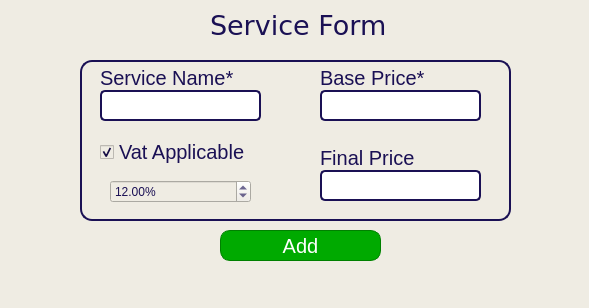
<?xml version="1.0" encoding="UTF-8"?>
<ui version="4.0">
 <class>finalPriceDisplay</class>
 <widget class="QDialog" name="finalPriceDisplay">
  <property name="geometry">
   <rect>
    <x>0</x>
    <y>0</y>
    <width>589</width>
    <height>308</height>
   </rect>
  </property>
  <property name="windowTitle">
   <string>Dialog</string>
  </property>
  <property name="styleSheet">
   <string notr="true">background-color: rgb(239, 236, 227);</string>
  </property>
  <widget class="QLabel" name="label">
   <property name="geometry">
    <rect>
     <x>210</x>
     <y>10</y>
     <width>231</width>
     <height>31</height>
    </rect>
   </property>
   <property name="font">
    <font>
     <family>Verdana</family>
     <pointsize>20</pointsize>
    </font>
   </property>
   <property name="styleSheet">
    <string notr="true">color: rgb(26, 16, 84);</string>
   </property>
   <property name="text">
    <string>Service Form</string>
   </property>
  </widget>
  <widget class="QPushButton" name="serviceFormAddBtn">
   <property name="geometry">
    <rect>
     <x>220</x>
     <y>230</y>
     <width>161</width>
     <height>31</height>
    </rect>
   </property>
   <property name="font">
    <font>
     <pointsize>15</pointsize>
    </font>
   </property>
   <property name="styleSheet">
    <string notr="true">QPushButton {
    background-color: rgb(0, 170, 0);
    color: white;
    border: 1px solid green;
    border-radius: 10px;
}

/* Hover effect */
QPushButton:hover {
    background-color: rgb(0, 190, 0);
}

/* Pressed effect */
QPushButton:pressed {
    background-color: rgb(0, 140, 0);
}
</string>
   </property>
   <property name="text">
    <string>Add</string>
   </property>
  </widget>
  <widget class="QFrame" name="accountFormFrame">
   <property name="geometry">
    <rect>
     <x>80</x>
     <y>60</y>
     <width>431</width>
     <height>161</height>
    </rect>
   </property>
   <property name="styleSheet">
    <string notr="true">#accountFormFrame {
        border: 2px solid #1A1054;
        border-radius: 12px;
    
    }</string>
   </property>
   <property name="frameShape">
    <enum>QFrame::Shape::StyledPanel</enum>
   </property>
   <property name="frameShadow">
    <enum>QFrame::Shadow::Raised</enum>
   </property>
   <widget class="QFrame" name="frame_2">
    <property name="geometry">
     <rect>
      <x>140</x>
      <y>310</y>
      <width>181</width>
      <height>321</height>
     </rect>
    </property>
    <property name="frameShape">
     <enum>QFrame::Shape::StyledPanel</enum>
    </property>
    <property name="frameShadow">
     <enum>QFrame::Shadow::Raised</enum>
    </property>
    <widget class="QWidget" name="verticalLayoutWidget_4">
     <property name="geometry">
      <rect>
       <x>10</x>
       <y>10</y>
       <width>160</width>
       <height>301</height>
      </rect>
     </property>
     <layout class="QVBoxLayout" name="verticalLayout_4">
      <item>
       <widget class="QLineEdit" name="fnameField_3">
        <property name="styleSheet">
         <string notr="true">color: rgb(26, 16, 84);</string>
        </property>
        <property name="placeholderText">
         <string>First Name</string>
        </property>
       </widget>
      </item>
      <item>
       <widget class="QLineEdit" name="mnameField_3">
        <property name="styleSheet">
         <string notr="true">color: rgb(26, 16, 84);</string>
        </property>
        <property name="placeholderText">
         <string>Middle Name</string>
        </property>
       </widget>
      </item>
      <item>
       <widget class="QLineEdit" name="lnameField_3">
        <property name="styleSheet">
         <string notr="true">color: rgb(26, 16, 84);</string>
        </property>
        <property name="placeholderText">
         <string>Last Name</string>
        </property>
       </widget>
      </item>
      <item>
       <widget class="QLineEdit" name="sexField_3">
        <property name="styleSheet">
         <string notr="true">color: rgb(26, 16, 84);</string>
        </property>
        <property name="placeholderText">
         <string>Sex</string>
        </property>
       </widget>
      </item>
      <item>
       <widget class="QDateEdit" name="birthdayField_3">
        <property name="styleSheet">
         <string notr="true">color: rgb(26, 16, 84);</string>
        </property>
        <property name="specialValueText">
         <string/>
        </property>
       </widget>
      </item>
      <item>
       <widget class="QLineEdit" name="roleField_3">
        <property name="styleSheet">
         <string notr="true">color: rgb(26, 16, 84);</string>
        </property>
        <property name="placeholderText">
         <string>Role</string>
        </property>
       </widget>
      </item>
      <item>
       <widget class="QDateEdit" name="datehiredfield_3">
        <property name="styleSheet">
         <string notr="true">color: rgb(26, 16, 84);</string>
        </property>
        <property name="specialValueText">
         <string/>
        </property>
       </widget>
      </item>
     </layout>
    </widget>
   </widget>
   <widget class="QLineEdit" name="serviceNameField">
    <property name="geometry">
     <rect>
      <x>20</x>
      <y>30</y>
      <width>161</width>
      <height>31</height>
     </rect>
    </property>
    <property name="font">
     <font>
      <pointsize>12</pointsize>
     </font>
    </property>
    <property name="styleSheet">
     <string notr="true"> QLineEdit {
        border: 2px solid #1A1054;
        border-radius: 5px;
        padding: 3px;
     
	
	background-color: rgb(255, 255, 255);
    }</string>
    </property>
   </widget>
   <widget class="QLineEdit" name="basePriceField">
    <property name="geometry">
     <rect>
      <x>240</x>
      <y>30</y>
      <width>161</width>
      <height>31</height>
     </rect>
    </property>
    <property name="font">
     <font>
      <pointsize>12</pointsize>
     </font>
    </property>
    <property name="styleSheet">
     <string notr="true"> QLineEdit {
        border: 2px solid #1A1054;
        border-radius: 5px;
        padding: 3px;
background-color: rgb(255, 255, 255);
    }</string>
    </property>
   </widget>
   <widget class="QLabel" name="label_8">
    <property name="geometry">
     <rect>
      <x>20</x>
      <y>10</y>
      <width>151</width>
      <height>16</height>
     </rect>
    </property>
    <property name="font">
     <font>
      <pointsize>15</pointsize>
     </font>
    </property>
    <property name="styleSheet">
     <string notr="true">color: rgb(26, 16, 84);</string>
    </property>
    <property name="text">
     <string>Service Name*</string>
    </property>
   </widget>
   <widget class="QLabel" name="label_9">
    <property name="geometry">
     <rect>
      <x>240</x>
      <y>10</y>
      <width>151</width>
      <height>16</height>
     </rect>
    </property>
    <property name="font">
     <font>
      <pointsize>15</pointsize>
     </font>
    </property>
    <property name="styleSheet">
     <string notr="true">color: rgb(26, 16, 84);</string>
    </property>
    <property name="text">
     <string>Base Price*</string>
    </property>
   </widget>
   <widget class="QLabel" name="label_2">
    <property name="geometry">
     <rect>
      <x>20</x>
      <y>80</y>
      <width>141</width>
      <height>16</height>
     </rect>
    </property>
    <property name="font">
     <font>
      <pointsize>15</pointsize>
     </font>
    </property>
    <property name="styleSheet">
     <string notr="true">color: rgb(26, 16, 84);</string>
    </property>
    <property name="text">
     <string/>
    </property>
   </widget>
   <widget class="QCheckBox" name="vatCheckBox">
    <property name="geometry">
     <rect>
      <x>20</x>
      <y>80</y>
      <width>161</width>
      <height>24</height>
     </rect>
    </property>
    <property name="font">
     <font>
      <pointsize>15</pointsize>
     </font>
    </property>
    <property name="styleSheet">
     <string notr="true">color: rgb(26, 16, 84);</string>
    </property>
    <property name="text">
     <string>Vat Applicable</string>
    </property>
    <property name="iconSize">
     <size>
      <width>16</width>
      <height>16</height>
     </size>
    </property>
    <property name="checked">
     <bool>true</bool>
    </property>
   </widget>
   <widget class="QLineEdit" name="finalPriceDisplay_2">
    <property name="geometry">
     <rect>
      <x>240</x>
      <y>110</y>
      <width>161</width>
      <height>31</height>
     </rect>
    </property>
    <property name="font">
     <font>
      <pointsize>12</pointsize>
     </font>
    </property>
    <property name="styleSheet">
     <string notr="true"> QLineEdit {
        border: 2px solid #1A1054;
        border-radius: 5px;
        padding: 3px;
background-color: rgb(255, 255, 255);
    }</string>
    </property>
    <property name="readOnly">
     <bool>true</bool>
    </property>
   </widget>
   <widget class="QLabel" name="label_10">
    <property name="geometry">
     <rect>
      <x>240</x>
      <y>90</y>
      <width>151</width>
      <height>16</height>
     </rect>
    </property>
    <property name="font">
     <font>
      <pointsize>15</pointsize>
     </font>
    </property>
    <property name="styleSheet">
     <string notr="true">color: rgb(26, 16, 84);</string>
    </property>
    <property name="text">
     <string>Final Price</string>
    </property>
   </widget>
   <widget class="QDoubleSpinBox" name="vatRateField">
    <property name="geometry">
     <rect>
      <x>30</x>
      <y>120</y>
      <width>141</width>
      <height>23</height>
     </rect>
    </property>
    <property name="styleSheet">
     <string notr="true">color: rgb(26, 16, 84);</string>
    </property>
    <property name="suffix">
     <string>%</string>
    </property>
    <property name="maximum">
     <double>100.000000000000000</double>
    </property>
    <property name="value">
     <double>12.000000000000000</double>
    </property>
   </widget>
  </widget>
 </widget>
 <resources/>
 <connections/>
</ui>
